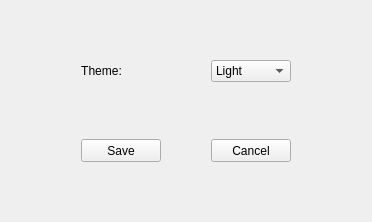
      <widget class="QWidget" name="settings_page">
       <layout class="QGridLayout" name="gridLayout_9">
        <item row="1" column="2">
         <spacer name="horizontalSpacer_2">
          <property name="orientation">
           <enum>Qt::Horizontal</enum>
          </property>
          <property name="sizeHint" stdset="0">
           <size>
            <width>40</width>
            <height>20</height>
           </size>
          </property>
         </spacer>
        </item>
        <item row="1" column="0">
         <spacer name="horizontalSpacer">
          <property name="orientation">
           <enum>Qt::Horizontal</enum>
          </property>
          <property name="sizeHint" stdset="0">
           <size>
            <width>40</width>
            <height>20</height>
           </size>
          </property>
         </spacer>
        </item>
        <item row="0" column="1">
         <spacer name="verticalSpacer">
          <property name="orientation">
           <enum>Qt::Vertical</enum>
          </property>
          <property name="sizeHint" stdset="0">
           <size>
            <width>20</width>
            <height>40</height>
           </size>
          </property>
         </spacer>
        </item>
        <item row="1" column="1">
         <widget class="QFrame" name="settings_frame">
          <property name="frameShape">
           <enum>QFrame::NoFrame</enum>
          </property>
          <property name="frameShadow">
           <enum>QFrame::Plain</enum>
          </property>
          <layout class="QFormLayout" name="formLayout">
           <property name="horizontalSpacing">
            <number>50</number>
           </property>
           <property name="verticalSpacing">
            <number>57</number>
           </property>
           <property name="leftMargin">
            <number>30</number>
           </property>
           <property name="rightMargin">
            <number>30</number>
           </property>
           <item row="0" column="0">
            <widget class="QLabel" name="settings_theme_lbl">
             <property name="minimumSize">
              <size>
               <width>38</width>
               <height>20</height>
              </size>
             </property>
             <property name="text">
              <string>Theme:</string>
             </property>
             <property name="alignment">
              <set>Qt::AlignCenter</set>
             </property>
            </widget>
           </item>
           <item row="0" column="1">
            <widget class="QComboBox" name="theme_combobox">
             <property name="minimumSize">
              <size>
               <width>75</width>
               <height>20</height>
              </size>
             </property>
             <item>
              <property name="text">
               <string>Light</string>
              </property>
             </item>
             <item>
              <property name="text">
               <string>Dark</string>
              </property>
             </item>
            </widget>
           </item>
           <item row="1" column="0">
            <widget class="QPushButton" name="settings_save_btn">
             <property name="minimumSize">
              <size>
               <width>75</width>
               <height>23</height>
              </size>
             </property>
             <property name="text">
              <string>Save</string>
             </property>
            </widget>
           </item>
           <item row="1" column="1">
            <widget class="QPushButton" name="settings_cancel_btn">
             <property name="minimumSize">
              <size>
               <width>75</width>
               <height>23</height>
              </size>
             </property>
             <property name="text">
              <string>Cancel</string>
             </property>
            </widget>
           </item>
          </layout>
         </widget>
        </item>
        <item row="2" column="1">
         <spacer name="verticalSpacer_2">
          <property name="orientation">
           <enum>Qt::Vertical</enum>
          </property>
          <property name="sizeHint" stdset="0">
           <size>
            <width>20</width>
            <height>40</height>
           </size>
          </property>
         </spacer>
        </item>
       </layout>
      </widget>
